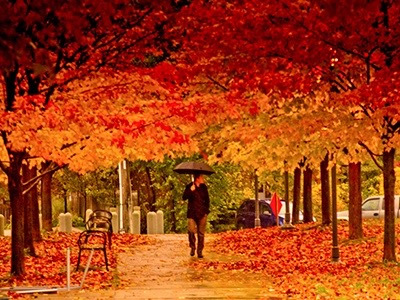
#> input picture Final Project/images/source.jpg, 400 x 300 px
$ python main.py   (Python 2 division)   (older library calls are emulated)
#> lines starting #> are read from the running program, lines starting #| are printed output that depends on the picture
### Final Project/color_transfer/__init__.py
# import the necessary packages
import numpy as np
import cv2

def color_transfer(source, target):
	"""
	Transfers the color distribution from the source to the target
	image using the mean and standard deviations of the L*a*b*
	color space.

	This implementation is (loosely) based on to the "Color Transfer
	between Images" paper by Reinhard et al., 2001.

	Parameters:
	-------
	source: NumPy array
		OpenCV image in BGR color space (the source image)
	target: NumPy array
		OpenCV image in BGR color space (the target image)

	Returns:
	-------
	transfer: NumPy array
		OpenCV image (w, h, 3) NumPy array (uint8)
	"""
	# convert the images from the RGB to L*ab* color space, being
	# sure to utilizing the floating point data type (note: OpenCV
	# expects floats to be 32-bit, so use that instead of 64-bit)
	source = cv2.cvtColor(source, cv2.COLOR_BGR2LAB).astype("float32")
	target = cv2.cvtColor(target, cv2.COLOR_BGR2LAB).astype("float32")

	# compute color statistics for the source and target images
	(lMeanSrc, lStdSrc, aMeanSrc, aStdSrc, bMeanSrc, bStdSrc) = image_stats(source)
	(lMeanTar, lStdTar, aMeanTar, aStdTar, bMeanTar, bStdTar) = image_stats(target)

	# subtract the means from the target image
	(l, a, b) = cv2.split(target)
	l -= lMeanTar
	a -= aMeanTar
	b -= bMeanTar

	# scale by the standard deviations
	l = (lStdTar / lStdSrc) * l
	a = (aStdTar / aStdSrc) * a
	b = (bStdTar / bStdSrc) * b

	# add in the source mean
	l += lMeanSrc
	a += aMeanSrc
	b += bMeanSrc

	# clip the pixel intensities to [0, 255] if they fall outside
	# this range
	l = np.clip(l, 0, 255)
	a = np.clip(a, 0, 255)
	b = np.clip(b, 0, 255)

	# merge the channels together and convert back to the RGB color
	# space, being sure to utilize the 8-bit unsigned integer data
	# type
	transfer = cv2.merge([l, a, b])
	transfer = cv2.cvtColor(transfer.astype("uint8"), cv2.COLOR_LAB2BGR)

	# return the color transferred image
	return transfer

def image_stats(image):
	"""
	Parameters:
	-------
	image: NumPy array
		OpenCV image in L*a*b* color space

	Returns:
	-------
	Tuple of mean and standard deviations for the L*, a*, and b*
	channels, respectively
	"""
	# compute the mean and standard deviation of each channel
	(l, a, b) = cv2.split(image)
	(lMean, lStd) = (l.mean(), l.std())
	(aMean, aStd) = (a.mean(), a.std())
	(bMean, bStd) = (b.mean(), b.std())

	# return the color statistics
	return (lMean, lStd, aMean, aStd, bMean, bStd)

### Final Project/imageBlend.py
# ASSIGNMENT 5
# Your Name

import numpy as np
import scipy as sp
import scipy.signal
import cv2

""" Assignment 6 - Blending

This file has a number of functions that you need to fill out in order to
complete the assignment. Please write the appropriate code, following the
instructions on which functions you may or may not use.

GENERAL RULES:
    1. DO NOT INCLUDE code that saves, shows, displays, writes the image that
    you are being passed in. Do that on your own if you need to save the images
    but the functions should NOT save the image to file. (This is a problem
    for us when grading because running 200 files results a lot of images being
    saved to file and opened in dialogs, which is not ideal). Thanks.

    2. DO NOT import any other libraries aside from the three libraries that we
    provide. You may not import anything else, you should be able to complete
    the assignment with the given libraries (and in most cases without them).

    3. DO NOT change the format of this file. Do not put functions into classes,
    or your own infrastructure. This makes grading very difficult for us. Please
    only write code in the allotted region.
"""

def generatingKernel(parameter):
  """ Return a 5x5 generating kernel based on an input parameter.

  Note: This function is provided for you, do not change it.

  Args:
    parameter (float): Range of value: [0, 1].

  Returns:
    numpy.ndarray: A 5x5 kernel.

  """
  kernel = np.array([0.25 - parameter / 2.0, 0.25, parameter,
                     0.25, 0.25 - parameter /2.0])
  return np.outer(kernel, kernel)

def reduce(image):
  """ Convolve the input image with a generating kernel of parameter of 0.4 and
  then reduce its width and height by two.

  Please consult the lectures and readme for a more in-depth discussion of how
  to tackle the reduce function.

  You can use any / all functions to convolve and reduce the image, although
  the lectures have recommended methods that we advise since there are a lot
  of pieces to this assignment that need to work 'just right'.

  Args:
    image (numpy.ndarray): a grayscale image of shape (r, c)

  Returns:
    output (numpy.ndarray): an image of shape (ceil(r/2), ceil(c/2))
      For instance, if the input is 5x7, the output will be 3x4.

  """
  # WRITE YOUR CODE HERE.
  kernel = generatingKernel(0.4)
  image2 = scipy.signal.convolve2d(image, kernel, 'same')
  image3 = image2[::2,::2]
  return image3

  # END OF FUNCTION.

def expand(image):
  """ Expand the image to double the size and then convolve it with a generating
  kernel with a parameter of 0.4.

  You should upsample the image, and then convolve it with a generating kernel
  of a = 0.4.

  Finally, multiply your output image by a factor of 4 in order to scale it
  back up. If you do not do this (and I recommend you try it out without that)
  you will see that your images darken as you apply the convolution. Please
  explain why this happens in your submission PDF.

  Please consult the lectures and readme for a more in-depth discussion of how
  to tackle the expand function.

  You can use any / all functions to convolve and reduce the image, although
  the lectures have recommended methods that we advise since there are a lot
  of pieces to this assignment that need to work 'just right'.

  Args:
    image (numpy.ndarray): a grayscale image of shape (r, c)

  Returns:
    output (numpy.ndarray): an image of shape (2*r, 2*c)
  """
  # WRITE YOUR CODE HERE.
  width, height = image.shape
  image2 = np.zeros((width*2, height*2))
  image2[::2,::2] = image
  kernel = generatingKernel(0.4)
  image3 = 4 * scipy.signal.convolve2d(image2, kernel, 'same')
  return image3

  # END OF FUNCTION.

def gaussPyramid(image, levels):
  """ Construct a pyramid from the image by reducing it by the number of levels
  passed in by the input.

  Note: You need to use your reduce function in this function to generate the
  output.

  Args:
    image (numpy.ndarray): A grayscale image of dimension (r,c) and dtype float.
    levels (uint8): A positive integer that specifies the number of reductions
                    you should do. So, if levels = 0, you should return a list
                    containing just the input image. If levels = 1, you should
                    do one reduction. len(output) = levels + 1

  Returns:
    output (list): A list of arrays of dtype np.float. The first element of the
                   list (output[0]) is layer 0 of the pyramid (the image
                   itself). output[1] is layer 1 of the pyramid (image reduced
                   once), etc. We have already included the original image in
                   the output array for you. The arrays are of type
                   numpy.ndarray.

  Consult the lecture and README for more details about Gaussian Pyramids.
  """
  output = [image]
  # WRITE YOUR CODE HERE.
  image2 = image
  for level in range(levels):
    image2 = reduce(image2);
    output.append(image2)
  return output
  # END OF FUNCTION.

def laplPyramid(gaussPyr):
  """ Construct a laplacian pyramid from the gaussian pyramid, of height levels.

  Note: You must use your expand function in this function to generate the
  output. The Gaussian Pyramid that is passed in is the output of your
  gaussPyramid function.

  Args:
    gaussPyr (list): A Gaussian Pyramid as returned by your gaussPyramid
                     function. It is a list of numpy.ndarray items.

  Returns:
    output (list): A laplacian pyramid of the same size as gaussPyr. This
                   pyramid should be represented in the same way as guassPyr,
                   as a list of arrays. Every element of the list now
                   corresponds to a layer of the laplacian pyramid, containing
                   the difference between two layers of the gaussian pyramid.

           output[k] = gauss_pyr[k] - expand(gauss_pyr[k + 1])

           Note: The last element of output should be identical to the last
           layer of the input pyramid since it cannot be subtracted anymore.

  Note: Sometimes the size of the expanded image will be larger than the given
  layer. You should crop the expanded image to match in shape with the given
  layer.

  For example, if my layer is of size 5x7, reducing and expanding will result
  in an image of size 6x8. In this case, crop the expanded layer to 5x7.
  """
  output = []
  # WRITE YOUR CODE HERE.
  for k in range(len(gaussPyr) - 1):
    shape = gaussPyr[k].shape
    nextImage = expand(gaussPyr[k+1])
    if nextImage.shape == shape:
      output.append(gaussPyr[k] - nextImage)
    else:
      next = nextImage[0:shape[0], 0:shape[1]]
      output.append(gaussPyr[k] - next)
  output.append(gaussPyr[len(gaussPyr) - 1])
  return output
  # END OF FUNCTION.

def blend(laplPyrWhite, laplPyrBlack, gaussPyrMask):
  """ Blend the two laplacian pyramids by weighting them according to the
  gaussian mask.

  Args:
    laplPyrWhite (list): A laplacian pyramid of one image, as constructed by
                         your laplPyramid function.

    laplPyrBlack (list): A laplacian pyramid of another image, as constructed by
                         your laplPyramid function.

    gaussPyrMask (list): A gaussian pyramid of the mask. Each value is in the
                         range of [0, 1].

  The pyramids will have the same number of levels. Furthermore, each layer
  is guaranteed to have the same shape as previous levels.

  You should return a laplacian pyramid that is of the same dimensions as the
  input pyramids. Every layer should be an alpha blend of the corresponding
  layers of the input pyramids, weighted by the gaussian mask. This means the
  following computation for each layer of the pyramid:
    output[i, j] = current_mask[i, j] * white_image[i, j] +
                   (1 - current_mask[i, j]) * black_image[i, j]
  Therefore:
    Pixels where current_mask == 1 should be taken completely from the white
    image.
    Pixels where current_mask == 0 should be taken completely from the black
    image.

  Note: current_mask, white_image, and black_image are variables that refer to
  the image in the current layer we are looking at. You do this computation for
  every layer of the pyramid.
  """

  blended_pyr = []
  # WRITE YOUR CODE HERE.
  for i in range(len(laplPyrWhite)):
    mask = (1 - gaussPyrMask[i])
    result =  gaussPyrMask[i] * laplPyrWhite[i] + mask * laplPyrBlack[i]
    blended_pyr.append(result)
  return blended_pyr
  # END OF FUNCTION.

# [33 lines left out: function collapse, not called in this run]
  # END OF FUNCTION.

### Final Project/main.py
# Sydni Perterson and Jackie Joyce
# CS 4475 Final Project - Selective Color Transfer
# python example.py --source images/ocean_sunset.jpg --target images/ocean_day.jpg

# import the necessary packages
from color_transfer import color_transfer
import imageBlend
#import makeMask
import numpy as np
import argparse
import cv2
import math

# load the images
source = cv2.imread("images/source.jpg")
#> source is the input picture: shape (300, 400, 3); mean B, G, R 19.9, 62.1, 163.8
target = cv2.imread("images/flower.jpg")
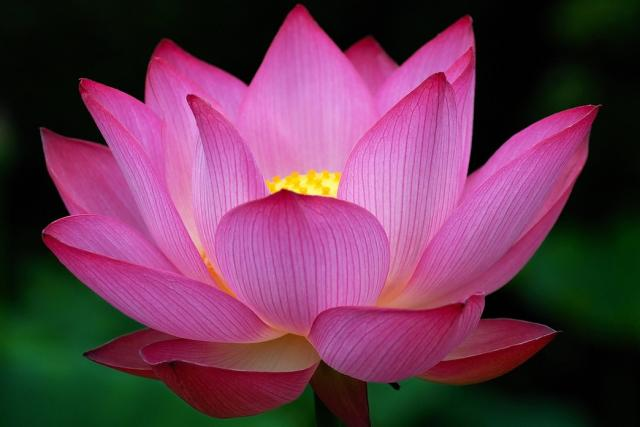
#> input picture assignment5/flower.jpg, 640 x 427 px, found by its file name
#> target is the input picture: shape (427, 640, 3); mean B, G, R 82.2, 56.1, 104.2

# transfer the color distribution from the source image
# to the target image
transfer = color_transfer(source, target)
#> in image_stats, `(l, a, b) = cv2.split(image)`:
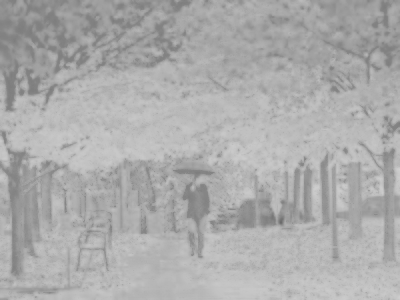
#> b: shape (300, 400) float32; min 106, max 209, mean 171.8
#> in image_stats, `(lMean, lStd) = (l.mean(), l.std())`: lMean = 103.9; lStd = 51.36
#> in image_stats, `(aMean, aStd) = (a.mean(), a.std())`: aMean = 165.5; aStd = 15
#> in image_stats, `(bMean, bStd) = (b.mean(), b.std())`: bMean = 171.8; bStd = 16.68
#> in color_transfer, `(lMeanSrc, lStdSrc, aMeanSrc, aStdSrc, bMeanSrc, bStdSrc) = image_stat..`: lMeanSrc = 103.9; lStdSrc = 51.36; aMeanSrc = 165.5; aStdSrc = 15; bMeanSrc = 171.8; bStdSrc = 16.68
#> in image_stats (call 2), `(l, a, b) = cv2.split(image)`:
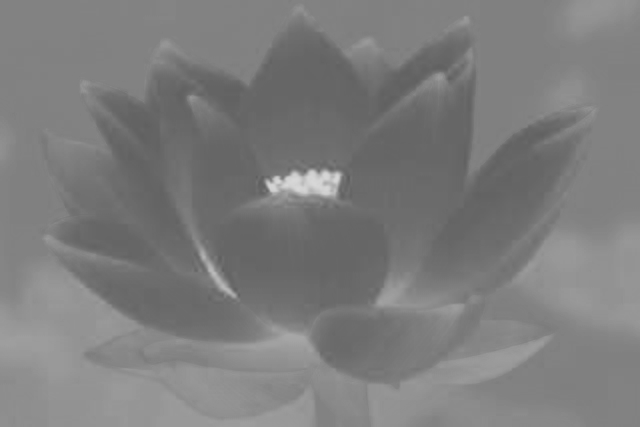
#> b: shape (427, 640) float32; min 93, max 216, mean 124.6
#> in image_stats (call 2), `(lMean, lStd) = (l.mean(), l.std())`: lMean = 79.56; lStd = 61.51
#> in image_stats (call 2), `(aMean, aStd) = (a.mean(), a.std())`: aMean = 150.1; aStd = 30.33
#> in image_stats (call 2), `(bMean, bStd) = (b.mean(), b.std())`: bMean = 124.6; bStd = 16.55
#> in color_transfer, `(lMeanTar, lStdTar, aMeanTar, aStdTar, bMeanTar, bStdTar) = image_stat..`: lMeanTar = 79.56; lStdTar = 61.51; aMeanTar = 150.1; aStdTar = 30.33; bMeanTar = 124.6; bStdTar = 16.55
#> in color_transfer, `b = np.clip(b, 0, 255)`:
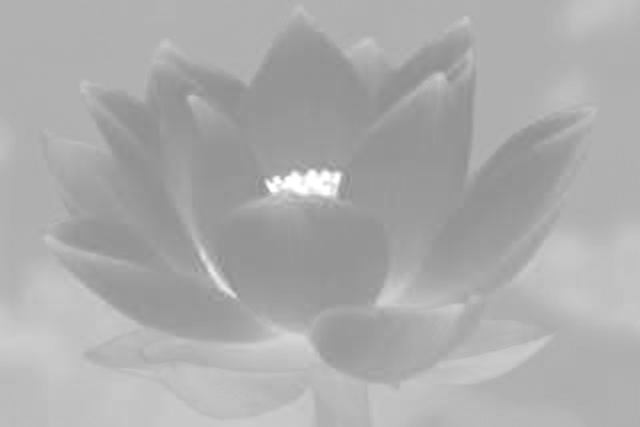
#> b: shape (427, 640) float32; min 140.3, max 255, mean 171.8
#> in color_transfer, `transfer = cv2.cvtColor(transfer.astype("uint8"), cv2.COLOR_LAB2BGR)`:
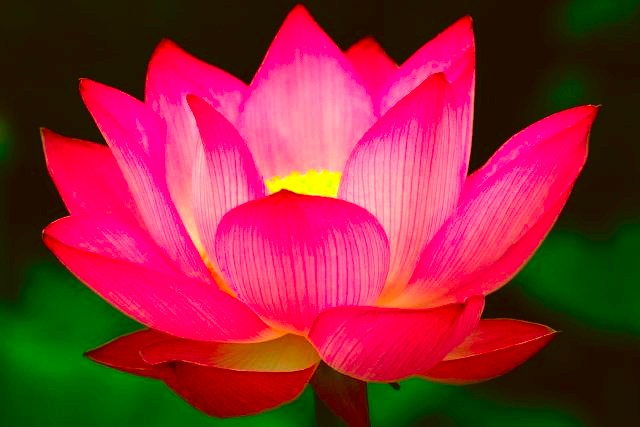
#> transfer: shape (427, 640, 3); mean B, G, R 55.2, 42.6, 143
cv2.imwrite("output/imageSet2/transfer.jpg", transfer)

#pickColor = 1 #input("Type 1 for red. \n Type 2 for blue. \n Type 3 for green.")
#makeMask.makeMask(pickColor)
mask = cv2.imread("images/maskImage.jpg")

def run_blend(black_image, white_image, mask):
  """ This function administrates the blending of the two images according to
  mask.

  Assume all images are float dtype, and return a float dtype.
  """

  # Automatically figure out the size
  min_size = min(black_image.shape)
  depth = int(math.floor(math.log(min_size, 2))) - 4 # at least 16x16 at the highest level.

  gauss_pyr_mask = imageBlend.gaussPyramid(mask, depth)
  gauss_pyr_black = imageBlend.gaussPyramid(black_image, depth)
  gauss_pyr_white = imageBlend.gaussPyramid(white_image, depth)


  lapl_pyr_black  = imageBlend.laplPyramid(gauss_pyr_black)
  lapl_pyr_white = imageBlend.laplPyramid(gauss_pyr_white)

  outpyr = imageBlend.blend(lapl_pyr_white, lapl_pyr_black, gauss_pyr_mask)
  outimg = imageBlend.collapse(outpyr)

  outimg[outimg < 0] = 0 # blending sometimes results in slightly out of bound numbers.
  outimg[outimg > 255] = 255
  outimg = outimg.astype(np.uint8)

  return lapl_pyr_black, lapl_pyr_white, gauss_pyr_black, gauss_pyr_white, \
      gauss_pyr_mask, outpyr, outimg

def viz_gauss_pyramid(pyramid):
  """ This function creates a single image out of the given pyramid.
  """
  height = pyramid[0].shape[0]
  width = pyramid[0].shape[1]

  out = np.zeros((height*len(pyramid), width), dtype = float)

  for idx, layer in enumerate(pyramid):
    if layer.max() <= 1:
      layer = layer.copy() * 255

    out[(idx*height):((idx+1)*height),:] = cv2.resize(layer, (width, height),
        interpolation = 3)

  return out.astype(np.uint8)

def viz_lapl_pyramid(pyramid):
  """ This function creates a single image out of the given pyramid.
  """
  height = pyramid[0].shape[0]
  width = pyramid[0].shape[1]

  out = np.zeros((height*len(pyramid), width), dtype = np.uint8)

  for idx, layer in enumerate(pyramid[:-1]):
     # We use 3 for interpolation which is cv2.INTER_AREA. Using a value is
     # safer for compatibility issues in different versions of OpenCV.
     patch = cv2.resize(layer, (width, height),
         interpolation = 3).astype(float)
     # scale patch to 0:256 range.
     patch = 128 + 127*patch/(np.abs(patch).max())

     out[(idx*height):((idx+1)*height),:] = patch.astype(np.uint8)

  #special case for the last layer, which is simply the remaining image.
  patch = cv2.resize(pyramid[-1], (width, height),
      interpolation = 3)
  out[((len(pyramid)-1)*height):(len(pyramid)*height),:] = patch

  return out


black_img = cv2.imread("images/source.jpg")
white_img = cv2.imread("output/imageSet2/transfer.jpg")
mask_img = cv2.imread("output/imageSet2/mask.jpg")
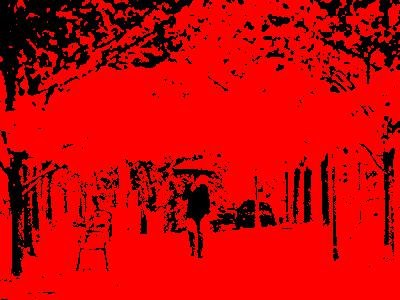
#> input picture Final Project/output/imageSet2/mask.jpg, 400 x 300 px
#> mask_img is the input picture: shape (300, 400, 3); mean B, G, R 4.6, 4.7, 201.2

black_img = black_img.astype(float)
white_img = white_img.astype(float)
mask_img = mask_img.astype(float) / 255

print "Applying blending."
lapl_pyr_black_layers = []
lapl_pyr_white_layers = []
gauss_pyr_black_layers = []
gauss_pyr_white_layers = []
gauss_pyr_mask_layers = []
out_pyr_layers = []
out_layers = []

for channel in range(3):
  lapl_pyr_black, lapl_pyr_white, gauss_pyr_black, gauss_pyr_white, gauss_pyr_mask,\
#> (the run stopped early here; a loop or call above may not have finished)
